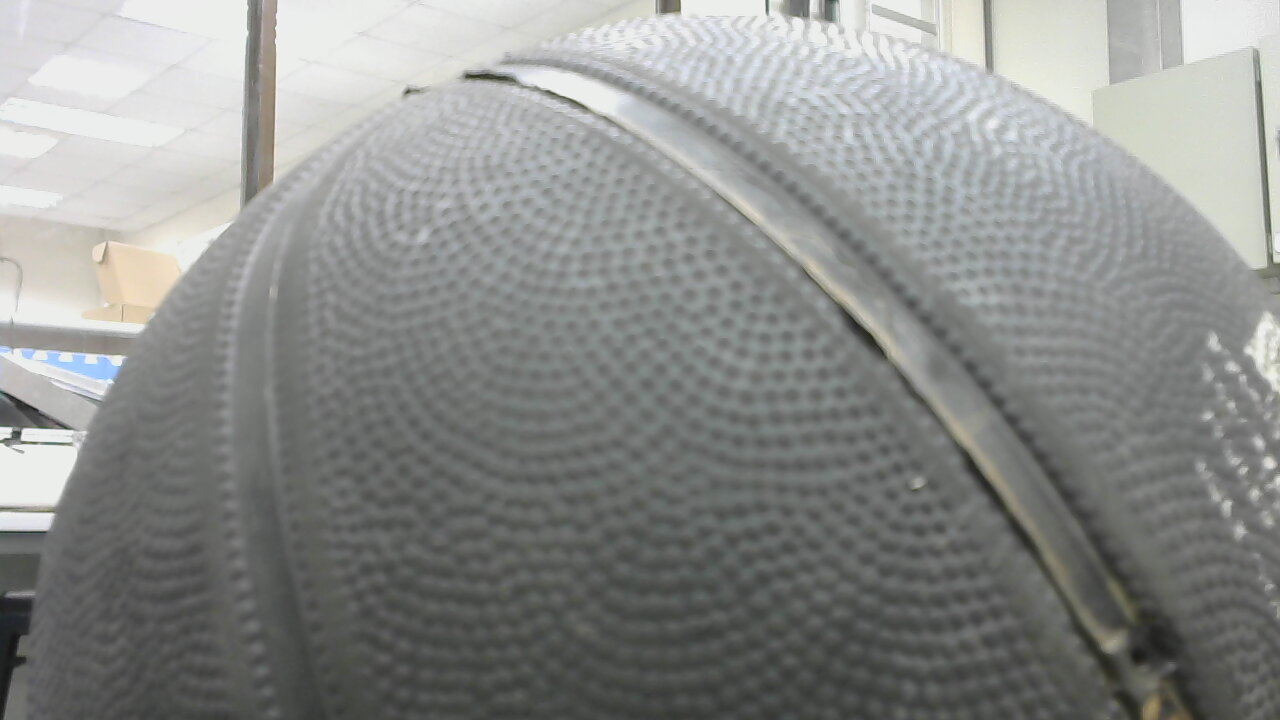
#> input picture pics/b1.jpg, 1280 x 720 px, given in place of the camera
$ python detect_black.py
#> lines starting #> are read from the running program, lines starting #| are printed output that depends on the picture; after the words box and inside, x2 and y2 are one past the last pixel; in counts of white or black regions, pixels touching at a corner belong together
import cv2
import numpy as np

lower_black = np.array([0,0,0])
upper_black = np.array([180,255,30])

video = cv2.VideoCapture(0) #抓取畫面

while True:
    success,img = video.read()
#> img is the input picture: shape (720, 1280, 3); mean B, G, R 139.2, 141.3, 139.7

    image  = cv2.cvtColor(img,cv2.COLOR_BGR2HSV)
#> image: shape (720, 1280, 3); mean H, S, V 56.9, 7.9, 142.1
    mask_black = cv2.inRange(image,lower_black,upper_black) #過濾顏色
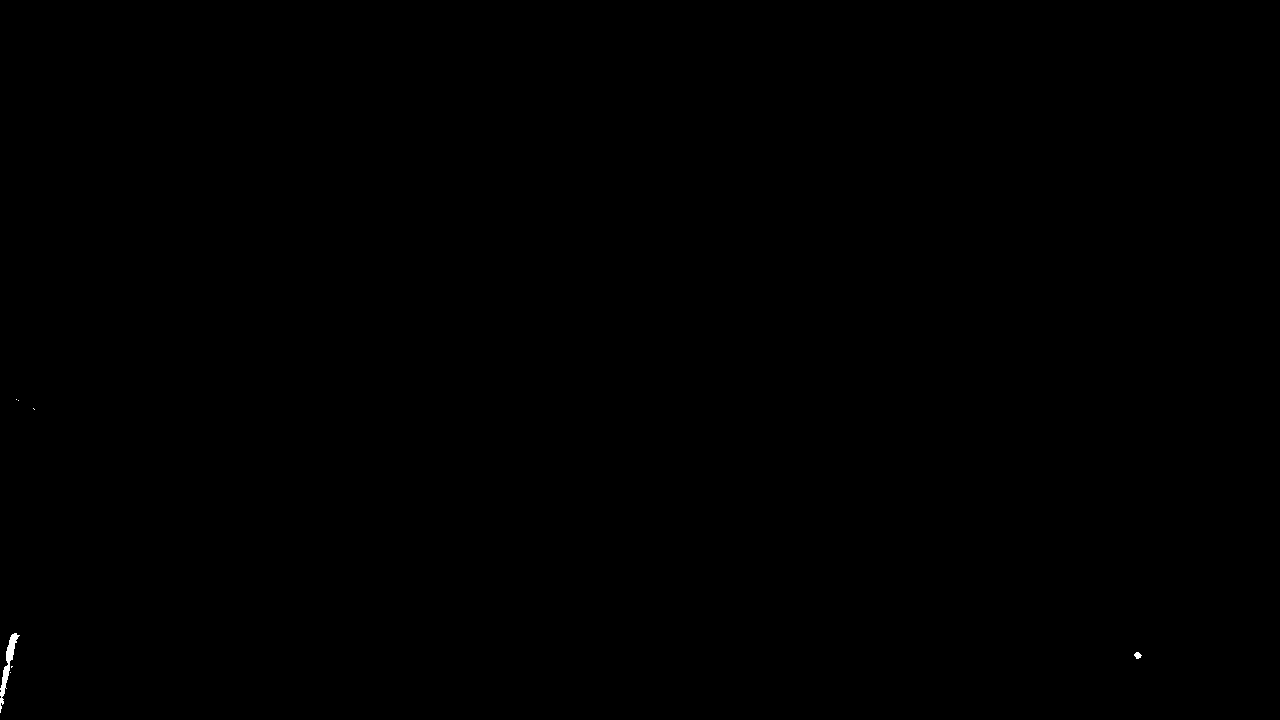
#> mask_black: shape (720, 1280); 0.05% white; 7 white regions (5 under 20 px)
    black = cv2.bitwise_and(img,img,mask=mask_black) #設定藍色遮罩

    contours, hierarchy = cv2.findContours(mask_black, cv2.RETR_EXTERNAL, cv2.CHAIN_APPROX_SIMPLE) #畫出物體邊框
#> contours = 7 contours, 5 with area under 20; largest, box (x1, y1, x2, y2) and area: (0, 633, 20, 713) 320, (1134, 652, 1142, 659) 28
    if len(contours) != 0 :
        for contour in contours:
            if cv2.contourArea(contour) >500 :
                x,y,w,h = cv2.boundingRect(contour)
                cv2.rectangle(img, (x,y),(x+w,y+h),(0,0,255),3)
#> this loop made 7 passes
#> contour on passes 1, 2, 5, 6, 7: [[10, 672]], [[11, 666], [11, 667], [12, 666]], [[33, 408], [34, 409]], [[18, 400]], [[16, 399]]

    cv2.imshow("black",black)
    cv2.imshow("webcam",img)
    cv2.waitKey(1)

$ run again, on pics/dot-scene-using-c310.jpg
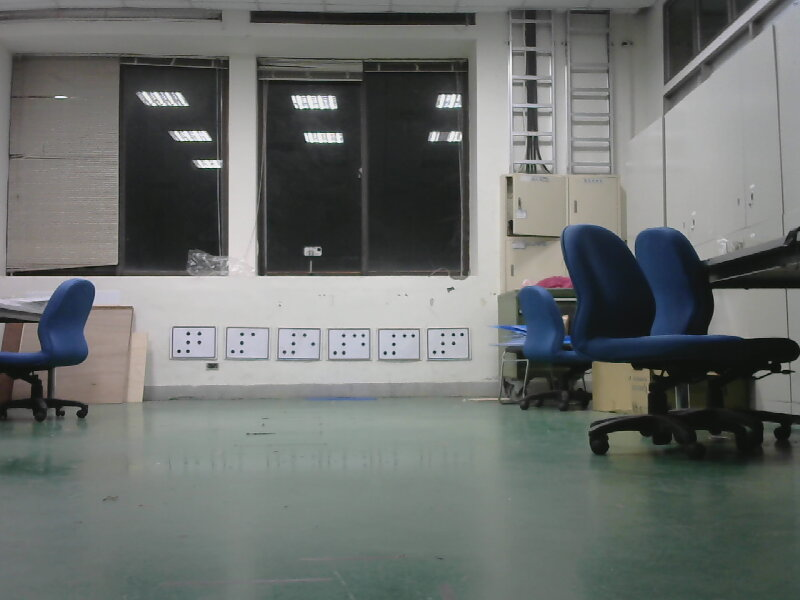
#> input picture pics/dot-scene-using-c310.jpg, 800 x 600 px, given in place of the camera
#> img is the input picture: shape (600, 800, 3); mean B, G, R 108.9, 111.1, 107.1
#> image: shape (600, 800, 3); mean H, S, V 60.6, 24.9, 113.5
#> `mask_black = cv2.inRange(image,lower_black,upper_black)`:
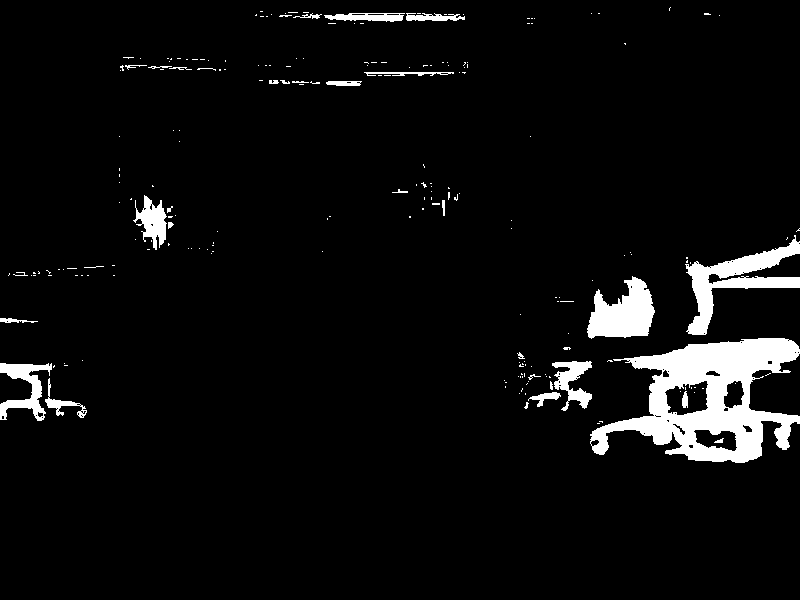
#> mask_black: shape (600, 800); 5.2% white; 216 white regions (184 under 20 px)
#> contours = 207 contours, 192 with area under 20; largest, box (x1, y1, x2, y2) and area: (590, 338, 800, 463) 14290, (685, 235, 800, 335) 3194, (587, 276, 655, 339) 2554, (0, 363, 52, 421) 1143, (133, 195, 167, 250) 826
#> the loop `for contour in contours:` made 207 passes
#> (x, y, w, h) on passes 32, 34, 40, 49, 87, 106: (0, 363, 52, 58), (552, 361, 40, 50), (590, 338, 210, 125), (587, 276, 68, 63), (685, 235, 115, 100), (133, 195, 34, 55)
#> after the loop `for contour in contours:`:
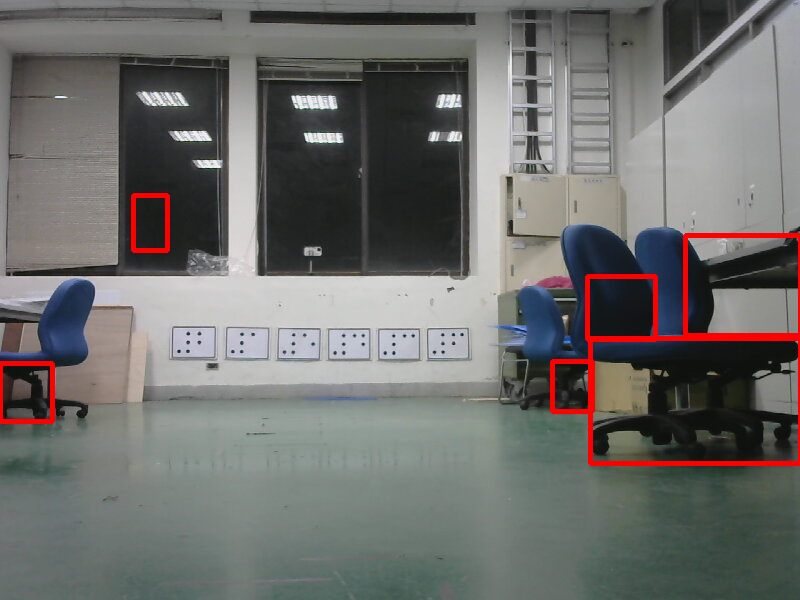
#> img: shape (600, 800, 3); 1.69% of pixels changed, all inside (x1, y1, x2, y2) = (0, 193, 800, 466)
